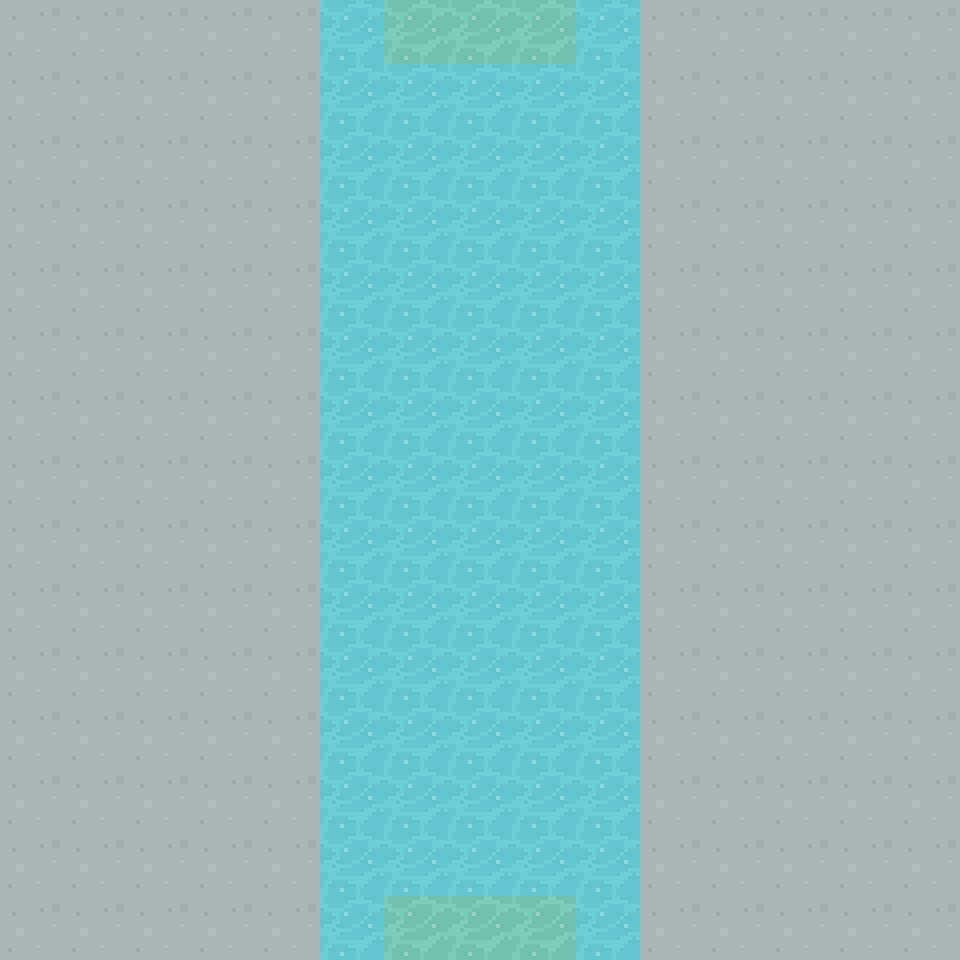

The image is a tile-based game level rendered from a .tmx file. Its description and complete source (layers, tilesets, objects, tile grids) follow:
An orthogonal 15x15 tile map with 64x64 px tiles, 1 tile layer (Tile Layer 1) and 2 objects (NORTH, SOUTH).

<map version="1.5" tiledversion="1.5.0" orientation="orthogonal" renderorder="right-down" width="15" height="15" tilewidth="64" tileheight="64" infinite="0" nextlayerid="3" nextobjectid="3">
 <tileset firstgid="1" source="../64TilesheetDungeon.tsx" />
 <layer id="1" name="Tile Layer 1" width="15" height="15">
  <data encoding="csv">
68,68,68,68,68,321,326,326,326,321,68,68,68,68,68,
68,68,68,68,68,321,321,321,321,321,68,68,68,68,68,
68,68,68,68,68,321,321,321,321,321,68,68,68,68,68,
68,68,68,68,68,321,321,321,321,321,68,68,68,68,68,
68,68,68,68,68,321,321,321,321,321,68,68,68,68,68,
68,68,68,68,68,321,321,321,321,321,68,68,68,68,68,
68,68,68,68,68,321,321,321,321,321,68,68,68,68,68,
68,68,68,68,68,321,321,321,321,321,68,68,68,68,68,
68,68,68,68,68,321,321,321,321,321,68,68,68,68,68,
68,68,68,68,68,321,321,321,321,321,68,68,68,68,68,
68,68,68,68,68,321,321,321,321,321,68,68,68,68,68,
68,68,68,68,68,321,321,321,321,321,68,68,68,68,68,
68,68,68,68,68,321,321,321,321,321,68,68,68,68,68,
68,68,68,68,68,321,321,321,321,321,68,68,68,68,68,
68,68,68,68,68,321,326,326,326,321,68,68,68,68,68
</data>
 </layer>
 <objectgroup id="2" name="Object Layer 1">
  <object id="1" name="NORTH" x="384" y="0" width="192" height="64" />
  <object id="2" name="SOUTH" x="384" y="896" width="192" height="64" />
 </objectgroup>
</map>
